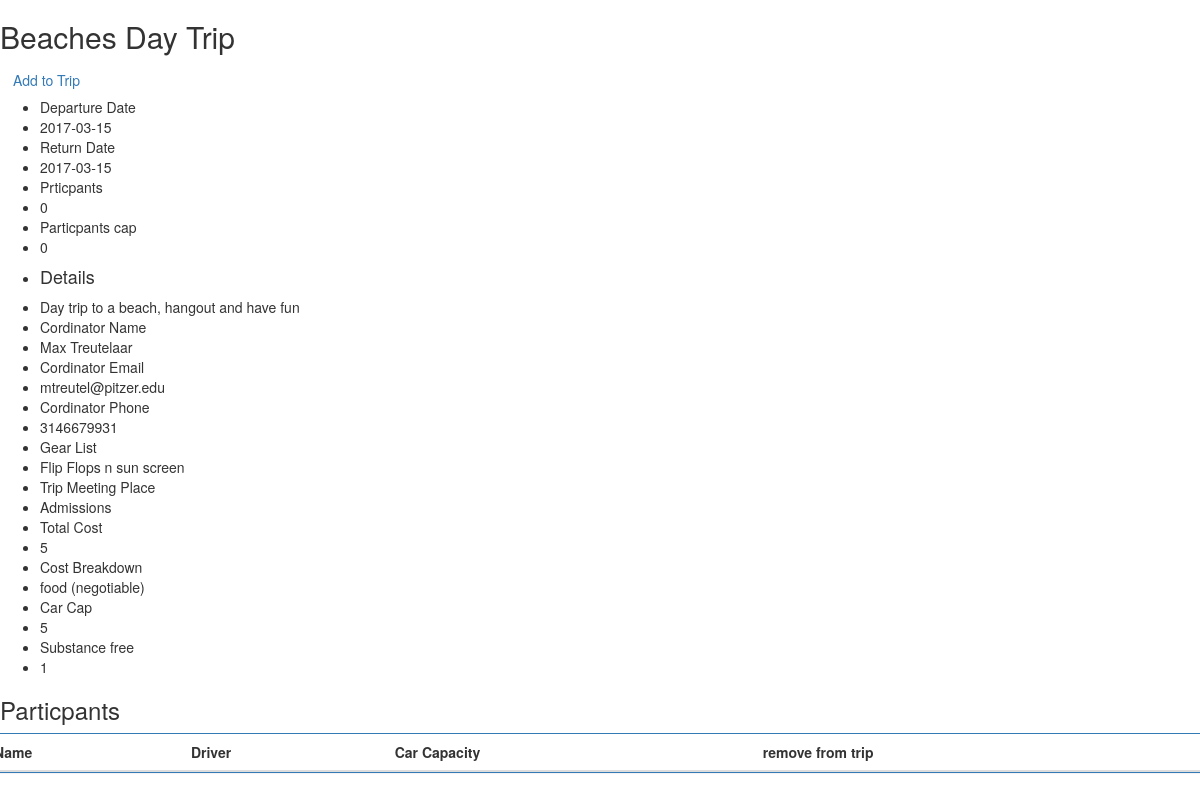
Screenshot of /trips/24 with the database file from the repository.
### tables this page shows
CREATE TABLE Master (
  id integer PRIMARY KEY AUTOINCREMENT ,
  Trip_Name TEXT not NULL,
  Deparure_Date TEXT not NULL,
  Return_Date TEXT not NULL,
  Details_Short TEXT not NULL,
  Post_Time TEXT not NULL,
  Participant_num Integer not Null,
  Partcipant_cap  Integer not NULL,
  Trip_Location Integer NOT NULL
);

CREATE TABLE Trips(
  id INTEGER PRIMARY KEY AUTOINCREMENT,
  Master_Key integer not NULL,
  Details TEXT not NULL,
  Coordinator_Name TEXT not NULL,
  Coordinator_Email TEXT not NULL,
  Coordinator_Phone Integer not NULL,
  Gear_List TEXT not NULL,
  Trip_Meeting_Place TEXT not NULL,
  Additional_Costs Integer not NULL,
  Total_Cost Integer NOT NULL,
  Cost_BreakDown Text NOT NULL,
  Car_Cap Integer NOT NULL,
  Substance_Frre Integer NOT NULL,
  Weather_Forcast blob NOT NULL,
  FOREIGN KEY(Master_Key) REFERENCES Master(id) ON DELETE CASCADE
);

### Pitzer_Outdoor_Adventure/Main/controllers.py (the view)
@main.route("/trips/<TripKey>")
def TripPage(TripKey):
    tripDetails, meta, ParticpantInfo = db.getTrip(TripKey)
    print(tripDetails)
    print(meta)
    print(ParticpantInfo)
    return render_template("TripPage.html", Tripinfo=tripDetails[0], TripMeta=meta[0], ParticpantInfo= ParticpantInfo)

### DatabaseConnection/DatabaseConnection.py (called while the page is built)
    def getTrip(self,Master_Key):
        master_details = self.cursor.execute('select * from Master WHERE id =' + str(Master_Key)).fetchall()
        trip_details = self.cursor.execute('select * from Trips WHERE Master_Key =' + str(Master_Key)).fetchall()
        particpant_details = self.cursor.execute('select Participant, Driver, Car_Capacity, id from Participants '
                                                 'where Trips_Key=' + str(trip_details[0][0])).fetchall()
        return trip_details, master_details, particpant_details

### Pitzer_Outdoor_Adventure/Main/templates/TripPage.html (shortened to what this page needs)
<!DOCTYPE html>
<html lang="en">
<head>
    <link rel="stylesheet" href="http://maxcdn.bootstrapcdn.com/bootstrap/3.3.4/css/bootstrap.min.css">
</head>
<body>
<h2> {{TripMeta[1]}}</h2>
<a class="btn" href= {{ url_for('main.add_Participant', FormKey = Tripinfo[0] ) }} >Add to Trip</a>
<ul>
    <li>Departure Date</li>
    <li>{{ TripMeta[2] }}</li>
        <li>Return Date</li>
    <li>{{ TripMeta[3] }}</li>
        <li>Prticpants </li>
    <li>{{ TripMeta[6] }}</li>
        <li>Particpants cap</li>
    <li>{{ TripMeta[7] }}</li>
    <li><h4>Details</h4></li>
    <li>{{ Tripinfo[2]}} </li>
    <li>Cordinator Name </li>
    <li>{{ Tripinfo[3]}} </li>
    <li>Cordinator Email </li>
    <li>{{ Tripinfo[4]}} </li>
    <li>Cordinator Phone </li>
    <li>{{ Tripinfo[5]}} </li>
    <li>Gear List</li>
    <li>{{ Tripinfo[6]}} </li>
    <li>Trip Meeting Place </li>
    <li>{{ Tripinfo[7]}} </li>
    <li>Total Cost </li>
    <li>{{ Tripinfo[8]}} </li>
    <li>Cost Breakdown </li>
    <li>{{ Tripinfo[10]}} </li>
    <li>Car Cap</li>
    <li>{{ Tripinfo[11]}} </li>
    <li>Substance free </li>
    <li>{{ Tripinfo[12]}} </li>
</ul>
    <h3> Particpants</h3>
    <div class="row">
        <div class="panel panel-primary filterable">
            <table class="table">
                <thead>
                    <tr>
                        <th>Name</th>
                        <th>Driver</th>
                        <th>Car Capacity</th>
                        <th>remove from trip</th>
                    </tr>
                </thead>
            </table>
</body>
</html>

### rows the page displays
Master: Trip_Name "Beaches Day Trip", Deparure_Date "2017-03-15", Return_Date "2017-03-15", Participant_num "0", Partcipant_cap "0"
Trips: Details "Day trip to a beach, hangout and have fun", Coordinator_Name "Max Treutelaar", Coordinator_Email "mtreutel@pitzer.edu", Coordinator_Phone "3146679931", Gear_List "Flip Flops n sun screen", Trip_Meeting_Place "Admissions", Additional_Costs "5", Cost_BreakDown "food (negotiable)", Car_Cap "5", Substance_Frre "1"
